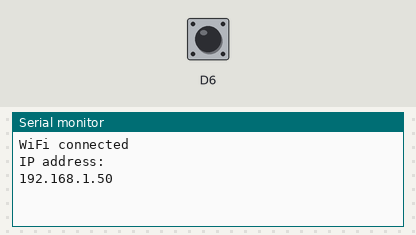
This sketch was run on a simulated ESP8266 (NodeMCU). Parts: the last lines printed to the serial monitor. The inputs (shaded band) are chosen by the test bench; at power-on: D6 HIGH. WiFi joins after 1.5 s; servers stay silent unless stated; uploads are accepted with an empty reply.

Above: at 2.7 s.
2.8 s: D6 pulled LOW for 0.15 s
At 4.0 s:
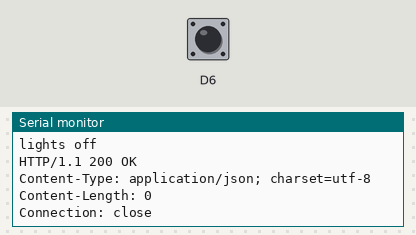
4.5 s: D6 pulled LOW for 1 s
At 4.69 s:
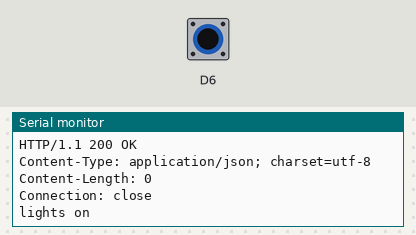

The sketch:

esphuewithAC.h.ino
```cpp
#include <ESP8266WiFi.h>

#include <DNSServer.h>
#include <ESP8266WebServer.h>
#include "WiFiManager.h"


const char* host = "192.168.XXX.XXX";
const char* hueUsername = "fill in username here ";

boolean isconnected = false;
boolean LightsOn = true;
int counter = 0;

boolean setLight(int lightNum,String command, boolean verbose = true)
{
  WiFiClient client;
  const int httpPort = 80;
  if (!client.connect(host, httpPort)) {
    Serial.println("connection failed");
    return false;
  }

  client.print("PUT /api/");
  client.print(hueUsername);
  client.print("/lights/");
  client.print(lightNum);  // hueLight zero based, add 1
  client.println("/state HTTP/1.1");

  client.print("Host: ");
  client.println(host);

//  client.print("Content-Length: ");
//  client.println(command.length());
//
//  client.println("Content-Type: text/plain;charset=UTF-8");

  client.println();  // blank line before body

  client.println(command);  // Hue command

  if(verbose){
    delay(10);

   // Read all the lines of the reply from server and print them to Serial
   while(client.available()){
     String line = client.readStringUntil('\r');
     Serial.print(line);
   }
  }
  return true;  // command executed

}

boolean setAll(String command, boolean verbose = true)
{
  WiFiClient client;
  const int httpPort = 80;
  if (!client.connect(host, httpPort)) {
    Serial.println("connection failed");
    return false;
  }

  client.print("PUT /api/");
  client.print(hueUsername);
  client.print("/groups/0");
  client.println("/action HTTP/1.1");
  client.println("keep-alive");
  client.print("Host: ");
  client.println(host);
  client.print("Content-Length: ");
  client.println(command.length());
  client.println("Content-Type: text/plain;charset=UTF-8");
  client.println();  // blank line before body
  client.println(command);  // Hue command

  if(verbose){
    delay(10);

   // Read all the lines of the reply from server and print them to Serial
   while(client.available()){
     String line = client.readStringUntil('\r');
     Serial.print(line);
   }
  }
  else{
   //if we're not reading the reply, let's be kind enought to flush what's there
  client.flush();
  }
  //terminate the connection
  client.stop();
  return true;  // command executed

}

void configModeCallback (WiFiManager *myWiFiManager) {
  Serial.println("Entered config mode");
  Serial.println(WiFi.softAPIP());
  //if you used auto generated SSID, print it
  Serial.println(myWiFiManager->getConfigPortalSSID());
}

void setup() {
 Serial.begin(115200);
  delay(10);

  pinMode(D6, INPUT_PULLUP);
  // We start by connecting to a WiFi network
  WiFiManager wifiManager;

  wifiManager.setAPCallback(configModeCallback);

  if(!wifiManager.autoConnect()) {
    Serial.println("failed to connect and hit timeout");
    //reset and try again, or maybe put it to deep sleep
    ESP.reset();
    delay(1000);
  }

  isconnected = true;
  Serial.println("");
  Serial.println("WiFi connected");
  Serial.println("IP address: ");
  Serial.println(WiFi.localIP());
}

void loop() {

//check the buttons
  if(!digitalRead(D6)){
    if(!LightsOn){
      Serial.println("lights on");
      setAll("{\"on\":true}");
      delay(100);
      LightsOn = true;
    }
    else{
      Serial.println("lights off");
      setAll("{\"on\":false}");
      delay(100);
      LightsOn = false;
    }
  }
  //not so pretty fix to reconnect to wifi if connection stopped working for some reason
  if(!isconnected){
  WiFiManager wifiManager;
  wifiManager.resetSettings();
  isconnected = true;
  }
}
```

Measured:
- after the input at 2.8 s, the serial monitor: prints a new line at once (image 1)
- after the input at 4.5 s, the serial monitor: prints a new line at once (image 2)
